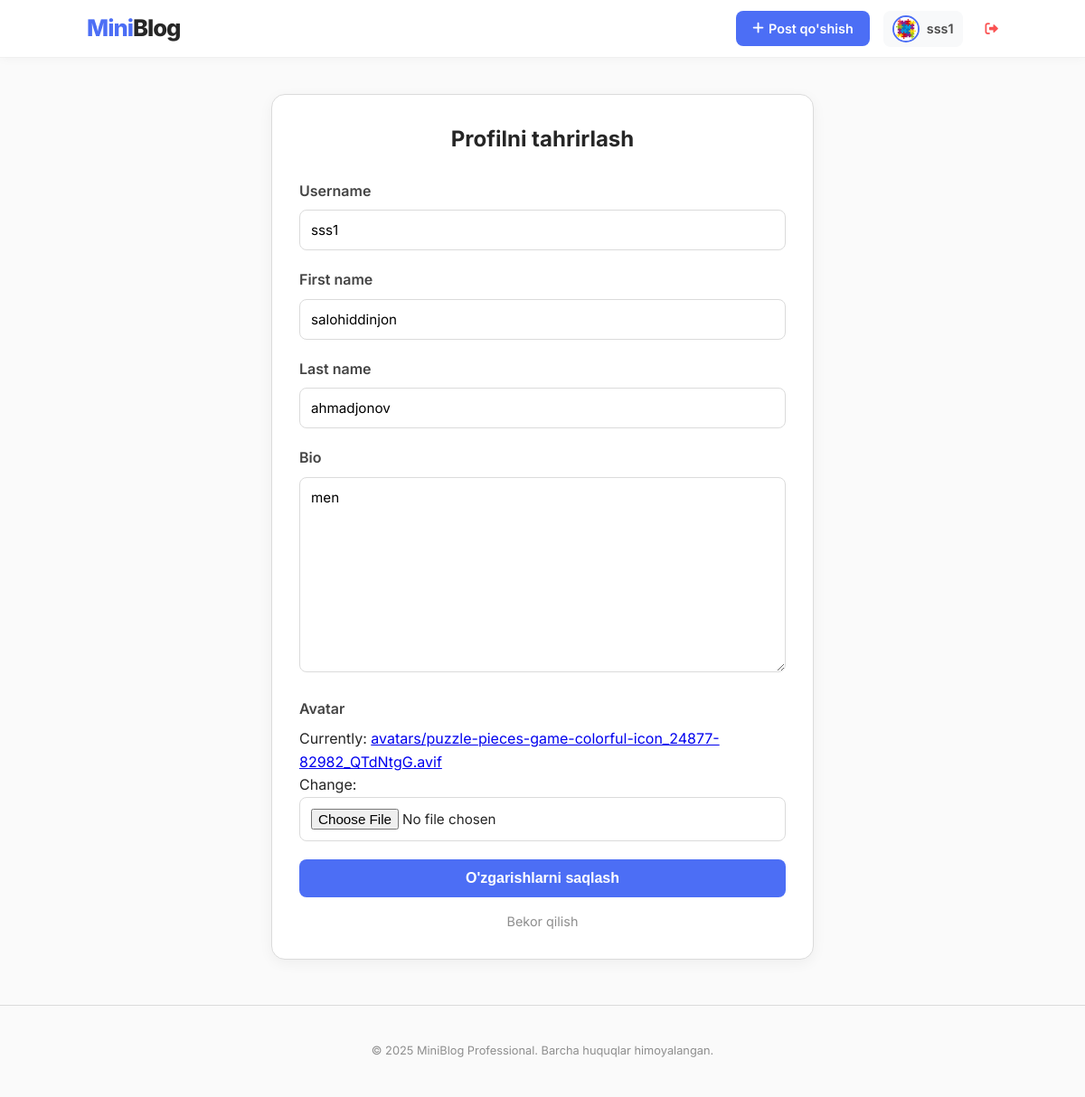
Screenshot of /profile/edit/ (signed in) with the database file from the repository.
### main/models.py (models this page shows, shortened)
class User(AbstractUser):
    bio = models.TextField(blank=True)
    avatar = models.ImageField(upload_to="avatars/", default="default.png")

### main/views.py (the view)
# urls.py: path("profile/edit/", views.edit_profile, name="edit_profile"),
@login_required
def edit_profile(request):
    if request.method == "POST":
        form = UserUpdateForm(request.POST, request.FILES, instance=request.user)
        if form.is_valid():
            form.save()
            return redirect("user_profile", username=request.user.username)
    else:
        form = UserUpdateForm(instance=request.user)
    return render(request, "edit_profile.html", {"form": form})

### main/form.py
class UserUpdateForm(forms.ModelForm):
    class Meta:
        model = User
        fields = ["username", "first_name", "last_name", "bio", "avatar"]

### templates/edit_profile.html (shortened to what this page needs)
{% extends 'base.html' %}
{% block content %}
<div
    style="max-width: 600px; margin: 40px auto; background: white; padding: 30px; border-radius: 15px; border: 1px solid #dbdbdb; box-shadow: 0 4px 15px rgba(0,0,0,0.05);">
    <h2 style="margin-bottom: 25px; text-align: center; color: #262626;">Profilni tahrirlash</h2>
    <form method="POST" enctype="multipart/form-data">
        {% for field in form %}
        <div style="margin-bottom: 20px;">
            <label style="display: block; font-weight: 600; margin-bottom: 8px; color: #444;">{{ field.label }}</label>
            {{ field }}
        </div>
        {% endfor %}
        <button type="submit"
            style="width: 100%; background: #4c6ef5; color: white; padding: 12px; border: none; border-radius: 8px; font-weight: 700; cursor: pointer; transition: 0.3s; font-size: 1rem;">
            O'zgarishlarni saqlash
        </button>
        <a href="{% url 'user_profile' user.username %}"
            style="display: block; text-align: center; margin-top: 15px; text-decoration: none; color: #8e8e8e; font-size: 0.9rem;">Bekor
            qilish</a>
    </form>
</div>
{% endblock %}

### templates/base.html (shortened to what this page needs)
<!DOCTYPE html>
<html lang="uz">
<head>
    <link rel="stylesheet" href="https://cdnjs.cloudflare.com/ajax/libs/font-awesome/6.0.0/css/all.min.css">
</head>
<body>
    <nav>
        <a href="{% url 'home' %}" class="logo">
            Mini<span style="color: #262626;">Blog</span>
        </a>
        <div class="nav-links">
            {% if user.is_authenticated %}
                <a href="{% url 'post_create' %}" class="btn-post">
                    <i class="fa-solid fa-plus"></i> Post qo'shish
                </a>
                <a href="{% url 'user_profile' user.username %}" class="user-link">
                    {% if user.avatar %}
                        <img src="{{ user.avatar.url }}" style="width: 30px; height: 30px; border-radius: 50%; object-fit: cover; border: 2px solid var(--accent);">
                    {% else %}
                        <i class="fa-solid fa-circle-user" style="font-size: 24px; color: #adb5bd;"></i>
                    {% endif %}
                    {{ user.username }}
                </a>
                <a href="{% url 'logout' %}" style="text-decoration: none; color: #fa5252; font-weight: 600; font-size: 0.9rem; margin-left: 10px;">
                    <i class="fa-solid fa-right-from-bracket"></i>
                </a>
            {% else %}
                <a href="{% url 'login' %}" style="text-decoration: none; color: #4a4a4a; font-weight: 600; font-size: 0.9rem;">Kirish</a>
                <a href="{% url 'register' %}" class="btn-post" style="background: #262626;">Ro'yxatdan o'tish</a>
            {% endif %}
        </div>
    </nav>
    <div class="main-container">
        {% block content %}
        {% endblock %}
    </div>
    <footer>
        &copy; 2025 MiniBlog Professional. Barcha huquqlar himoyalangan.
    </footer>
</body>
</html>

### templates/base.html (style rules this page uses)
:root { --bg: #fafafa; --white: #ffffff; --text: #262626; --accent: #4c6ef5; --border: #dbdbdb; --gray: #8e8e8e; }
* { margin: 0; padding: 0; box-sizing: border-box; }
body { font-family: 'Inter', sans-serif; background-color: var(--bg); color: var(--text); line-height: 1.6; }
nav { background: var(--white); border-bottom: 1px solid #f0f0f0; padding: 0.7rem 8%; display: flex; justify-content: space-between; align-items: center; position: sticky; top: 0; z-index: 1000; box-shadow: 0 2px 10px rgba(0,0,0,0.03); }
.logo { font-size: 1.6rem; font-weight: 800; color: var(--accent); text-decoration: none; letter-spacing: -1px; }
.nav-links { display: flex; align-items: center; gap: 15px; }
.btn-post { text-decoration: none; background: var(--accent); color: white !important; padding: 8px 18px; border-radius: 8px; font-weight: 600; font-size: 0.9rem; display: flex; align-items: center; gap: 5px; transition: 0.3s; }
.user-link { text-decoration: none; color: #4a4a4a; display: flex; align-items: center; gap: 8px; font-weight: 600; font-size: 0.9rem; padding: 5px 10px; border-radius: 8px; background: #f8f9fa; }
.main-container { max-width: 1100px; margin: 30px auto; padding: 0 20px; }
footer { text-align: center; padding: 40px; color: var(--gray); font-size: 0.8rem; border-top: 1px solid var(--border); margin-top: 50px; }

### templates/edit_profile.html (style rules this page uses)
input, textarea, select { width: 100%; padding: 12px; border: 1px solid #dbdbdb; border-radius: 8px; font-family: 'Inter', sans-serif; font-size: 0.95rem; }

### rows the page displays
User: avatar (picture), username "sss1", form "sss1" "salohiddinjon" "ahmadjonov" "men"

### other values shown
{{ field.label }} "Username" "First name" "Last name" "Bio" "Avatar"
